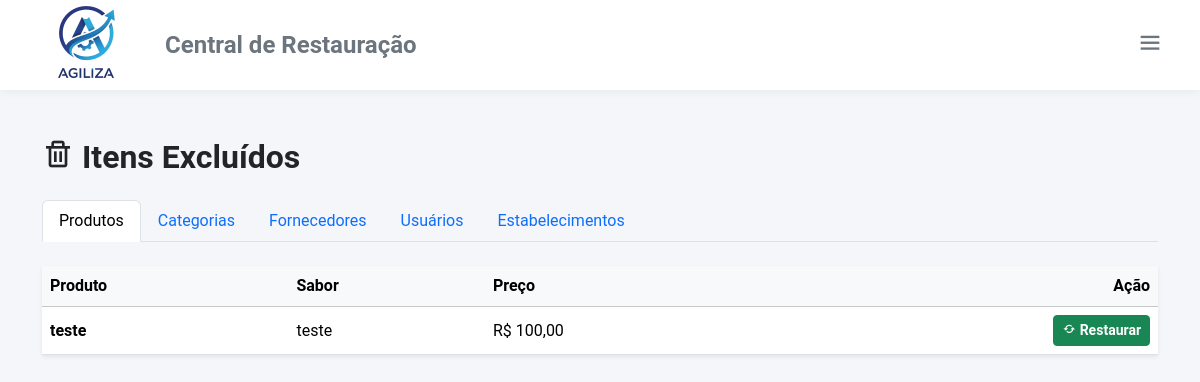
/lixeira.php (signed in), run on the app's committed database.
### tables this page shows
CREATE TABLE `produto` (
  `id_produto` int NOT NULL,
  `nome` varchar(50) NOT NULL,
  `sabor` varchar(50) NOT NULL,
  `id_categoria` int NOT NULL,
  `id_fornecedor` int NOT NULL,
  `preco_venda` decimal(10,2) NOT NULL,
  `preco_compra` decimal(10,2) NOT NULL,
  `ativo` tinyint(1) DEFAULT '1'
);

### lixeira.php (the view, shortened to what this page needs)
<?php
require_once "config/conexao.php";
$pdo = isset($conn) ? $conn : null;
function fetchInactive($pdo, $table) {
    try {
        $sql = "SELECT * FROM $table WHERE ativo = 0";
        $stmt = $pdo->prepare($sql);
        $stmt->execute();
        return $stmt->fetchAll(PDO::FETCH_ASSOC);
    } catch (Exception $e) {
        return [];
    }
}
$produtos = fetchInactive($pdo, 'produto');
?>
<!DOCTYPE html>
<html lang="pt-br">
<head>
    <link href="https://cdn.jsdelivr.net/npm/bootstrap@5.3.6/dist/css/bootstrap.min.css" rel="stylesheet">
    <link href="https://unpkg.com/boxicons@2.1.4/css/boxicons.min.css" rel="stylesheet">
    <link href="assets/css/style_adm.css" rel="stylesheet">
    <link href="assets/css/dark_mode.css" rel="stylesheet">
</head>
<body>
    <div class="top-bar d-flex align-items-center justify-content-between px-4 py-2">
        <div class="d-flex align-items-center gap-3">
            <img src="assets/img/logoagilizasemfundo.png" style="height: 125px; width: auto;" alt="Logo">
            <h4 class="m-0 fw-bold text-secondary d-none d-md-block">Central de Restauração</h4>
        </div>
        <div class="dropdown">
            <button class="btn btn-outline-secondary border-0" type="button" data-bs-toggle="dropdown">
                <i class='bx bx-menu fs-3'></i>
            </button>
        </div>
    </div>
    <div class="container mt-5 main-container">
        <h2 class="mb-4 fw-bold page-title"><i class='bx bx-trash'></i> Itens Excluídos</h2>
        <ul class="nav nav-tabs mb-4" id="recycleTabs" role="tablist">
            <li class="nav-item" role="presentation">
                <button class="nav-link active" id="prod-tab" data-bs-toggle="tab" data-bs-target="#prod-content" type="button">Produtos</button>
            </li>
            <li class="nav-item" role="presentation">
                <button class="nav-link" id="cat-tab" data-bs-toggle="tab" data-bs-target="#cat-content" type="button">Categorias</button>
            </li>
            <li class="nav-item" role="presentation">
                <button class="nav-link" id="forn-tab" data-bs-toggle="tab" data-bs-target="#forn-content" type="button">Fornecedores</button>
            </li>
            <li class="nav-item" role="presentation">
                <button class="nav-link" id="user-tab" data-bs-toggle="tab" data-bs-target="#user-content" type="button">Usuários</button>
            </li>
            <li class="nav-item" role="presentation">
                <button class="nav-link" id="est-tab" data-bs-toggle="tab" data-bs-target="#est-content" type="button">Estabelecimentos</button>
            </li>
        </ul>
        <div class="tab-content" id="recycleTabsContent">
            <div class="tab-pane fade show active" id="prod-content">
                <div class="table-container shadow-sm">
                    <table class="table table-hover align-middle">
                        <thead class="table-light">
                            <tr>
                                <th>Produto</th>
                                <th>Sabor</th>
                                <th>Preço</th>
                                <th class="text-end">Ação</th>
                            </tr>
                        </thead>
                        <tbody>
                            <?php if (empty($produtos)): ?>
                                <tr><td colspan="4" class="text-center text-muted p-4">Lixeira vazia para produtos.</td></tr>
                            <?php else: ?>
                                <?php foreach ($produtos as $p): ?>
                                    <tr>
                                        <td class="fw-bold"><?= htmlspecialchars($p['nome']) ?></td>
                                        <td><?= htmlspecialchars($p['sabor']) ?></td>
                                        <td>R$ <?= number_format($p['preco_venda'], 2, ',', '.') ?></td>
                                        <td class="text-end">
                                            <form method="POST" class="d-inline">
                                                <button type="submit" class="btn btn-sm btn-success text-white fw-bold">
                                                    <i class='bx bx-refresh'></i> Restaurar
                                                </button>
                                            </form>
                                        </td>
                                    </tr>
                                <?php endforeach; ?>
                            <?php endif; ?>
                        </tbody>
                    </table>
                </div>
            </div>
        </div>
    </div>
</body>
</html>

### assets/css/style_adm.css (style rules this page uses)
:root { --primary-blue: #4682B4; --background-light: #f4f6f9; --card-shadow: 0 4px 6px rgba(0, 0, 0, 0.1); }
body { background-color: var(--background-light); font-family: 'Roboto', sans-serif; }
.top-bar { background-color: #fff; box-shadow: 0 2px 4px rgba(0, 0, 0, 0.05); display: flex; align-items: center; justify-content: space-between; box-shadow: 0 2px 10px rgba(0, 0, 0, 0.05); z-index: 100; height: 90px; }

### assets/css/dark_mode.css (style rules this page uses)
:root { --bg-body: #f8f9fa; --bg-card: #ffffff; --bg-input: #ffffff; --text-primary: #1e293b; --text-secondary: #64748b; --border-color: #e2e8f0; --accent-color: #3b82f6; --modal-overlay: rgba(0, 0, 0, 0.5); --btn-close-filter: none; }
body, .card, .modal-content, .navbar, .table, th, td, .cart-panel, .product-panel, .btn-produto, input, .form-control, .form-select, .closing-card, .kpi-card { transition: background-color 0.3s ease, color 0.3s ease, border-color 0.3s ease; }

### data on the page
produto: nome "teste", sabor "teste", preco_venda "100,00"
